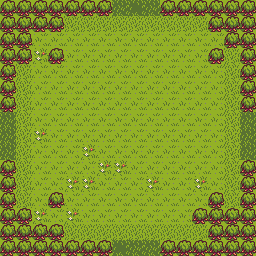

This game map was drawn from its Tiled (.tmx) file and the tilesets committed beside it. A one-line description and the full map source follow:
An orthogonal 16x16 tile map with 16x16 px tiles, 4 tile layers (Background, Animated, Details, Obstructables) and 1 object (Player).

<map version="1.10" tiledversion="1.10.2" orientation="orthogonal" renderorder="right-down" width="16" height="16" tilewidth="16" tileheight="16" infinite="0" nextlayerid="6" nextobjectid="2">
 <tileset firstgid="1" source="../forest.tsx" />
 <layer id="1" name="Background" width="16" height="16">
  <data encoding="csv">
4,4,4,4,4,4,4,4,4,4,5,4,4,4,4,4,
4,4,4,4,4,4,4,4,4,4,4,4,4,4,4,4,
4,4,4,4,4,4,4,4,4,4,4,4,4,4,4,4,
4,4,5,4,4,4,4,4,4,4,4,4,4,4,4,4,
4,4,4,4,4,4,4,4,4,4,4,4,4,4,5,4,
4,4,4,4,4,4,4,4,4,4,4,4,4,4,4,5,
5,4,4,4,4,4,4,4,4,4,4,4,4,4,4,4,
4,4,4,4,4,4,4,4,4,4,4,4,4,4,4,4,
4,4,5,4,4,4,4,4,4,4,4,4,4,4,4,4,
4,4,4,4,4,5,4,4,4,4,4,4,4,4,4,4,
4,4,4,4,4,4,5,5,4,4,4,4,4,4,4,5,
4,4,4,4,5,5,4,4,4,5,4,4,5,4,4,4,
4,4,4,4,4,4,4,4,4,4,4,4,4,4,4,4,
4,4,5,4,5,4,4,4,4,4,4,4,4,4,4,4,
4,4,4,5,4,4,4,4,4,4,4,4,4,4,4,4,
4,4,4,4,4,4,4,4,4,4,4,4,4,4,4,4
</data>
 </layer>
 <layer id="2" name="Animated" width="16" height="16">
  <data encoding="csv">
6,6,6,6,6,6,6,0,0,0,6,6,6,6,6,6,
6,6,6,6,0,0,0,0,0,0,0,0,0,6,6,6,
6,6,0,0,0,0,0,0,0,0,0,0,0,0,6,6,
6,6,0,6,0,0,0,0,0,0,0,0,0,6,0,6,
6,0,0,0,0,0,0,0,0,0,0,0,0,0,0,6,
6,0,0,0,0,0,0,0,0,0,0,0,0,0,0,6,
6,0,0,0,0,0,0,0,0,0,0,0,0,0,0,6,
0,0,0,0,0,0,0,0,0,0,0,0,0,0,0,0,
0,0,0,0,0,0,0,0,0,0,0,0,0,0,0,0,
0,0,0,0,0,0,0,0,0,0,0,0,0,0,0,0,
6,0,0,0,0,0,0,0,0,0,0,0,0,0,0,6,
6,0,0,0,0,0,0,0,0,0,0,0,0,0,0,6,
6,0,0,6,0,0,0,0,0,0,0,0,0,6,0,6,
6,6,0,0,0,0,0,0,0,0,0,0,6,6,6,6,
6,6,6,6,0,0,0,0,0,0,0,0,0,6,6,6,
6,6,6,6,6,6,6,0,0,0,6,6,6,6,6,6
</data>
 </layer>
 <layer id="4" name="Details" width="16" height="16">
  <data encoding="csv">
0,0,0,0,0,0,0,0,0,0,0,0,0,0,0,0,
0,0,0,0,3,3,3,3,3,3,3,3,3,0,0,0,
0,0,0,0,0,0,0,0,0,0,0,0,0,0,0,0,
0,0,0,0,0,0,0,0,0,0,0,0,0,0,3,0,
0,3,0,0,0,0,0,0,0,0,0,0,0,0,3,0,
0,3,0,0,0,0,0,0,0,0,0,0,0,0,3,0,
0,3,0,0,0,0,0,0,0,0,0,0,0,0,3,0,
0,3,0,0,0,0,0,0,0,0,0,0,0,0,3,0,
0,3,0,0,0,0,0,0,0,0,0,0,0,0,3,0,
0,3,0,0,0,0,0,0,0,0,0,0,0,0,3,0,
0,3,0,0,0,0,0,0,0,0,0,0,0,0,3,0,
0,3,0,0,0,0,0,0,0,0,0,0,0,0,3,0,
0,3,0,0,0,0,0,0,0,0,0,0,0,0,3,0,
0,0,0,0,0,0,0,0,0,0,0,0,0,0,0,0,
0,0,0,0,3,3,3,3,3,3,3,3,3,0,0,0,
0,0,0,0,0,0,0,0,0,0,0,0,0,0,0,0
</data>
 </layer>
 <layer id="5" name="Obstructables" width="16" height="16">
  <data encoding="csv">
0,0,0,0,0,0,0,1,2,1,0,0,0,0,0,0,
0,0,0,0,0,0,0,0,0,0,0,0,0,0,0,0,
0,0,0,0,0,0,0,0,0,0,0,0,0,0,0,0,
0,0,0,0,0,0,0,0,0,0,0,0,0,0,0,0,
0,0,0,0,0,0,0,0,0,0,0,0,0,0,0,0,
0,0,0,0,0,0,0,0,0,0,0,0,0,0,0,0,
0,0,0,0,0,0,0,0,0,0,0,0,0,0,0,0,
1,0,0,0,0,0,0,0,0,0,0,0,0,0,0,1,
1,0,0,0,0,0,0,0,0,0,0,0,0,0,0,1,
1,0,0,0,0,0,0,0,0,0,0,0,0,0,0,1,
0,0,0,0,0,0,0,0,0,0,0,0,0,0,0,0,
0,0,0,0,0,0,0,0,0,0,0,0,0,0,0,0,
0,0,0,0,0,0,0,0,0,0,0,0,0,0,0,0,
0,0,0,0,0,0,0,0,0,0,0,0,0,0,0,0,
0,0,0,0,0,0,0,0,0,0,0,0,0,0,0,0,
0,0,0,0,0,0,0,2,1,1,0,0,0,0,0,0
</data>
 </layer>
 <objectgroup id="3" name="Entities">
  <object id="1" name="Player" x="128" y="128">
   <point />
  </object>
 </objectgroup>
</map>